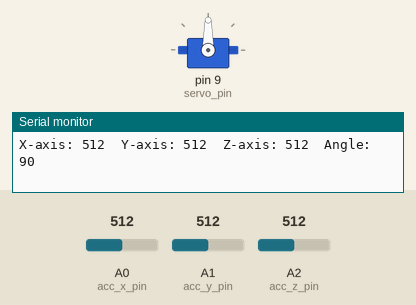
This sketch was run on a simulated Arduino Uno, built with avr-gcc and run on an emulated ATmega328P. Shown: servo, the last lines printed to the serial monitor. Inputs (shaded band) come from the test bench; at power-on: A0 (acc_x_pin) = 512, A1 (acc_y_pin) = 512, A2 (acc_z_pin) = 512.

Above: at 1.2 s.
1.3 s: A0 (acc_x_pin) set to 551
At 1.8 s:
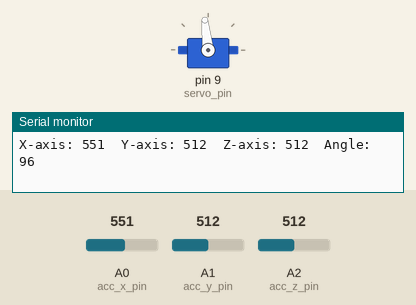
2.8 s: A0 (acc_x_pin) set to 581
At 3.6 s:
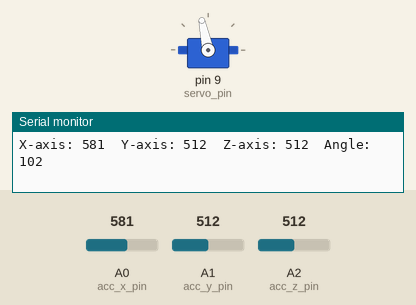
4.3 s: A0 (acc_x_pin) set to 306
At 5.5 s:
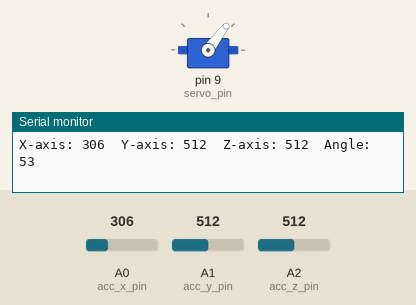
5.8 s: A0 (acc_x_pin) set to 122
At 6.1 s:
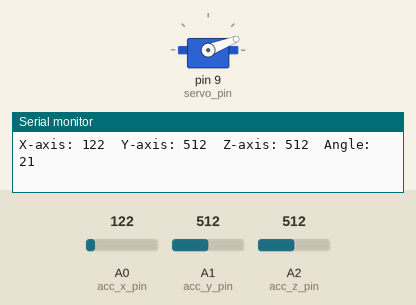
7.3 s: A0 (acc_x_pin) set to 0
At 8.0 s:
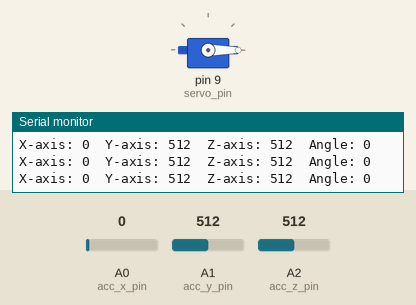
8.8 s: A0 (acc_x_pin) set to 716
At 9.7 s:
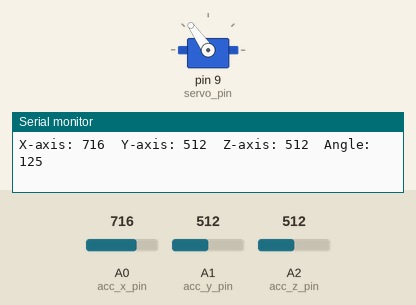
Timing chart, 0 to 11.3 s (numbered marks = the images above; inputs shaded):
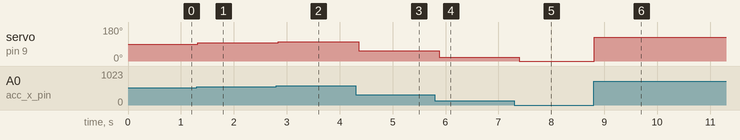

The sketch:

ser_test.ino
```cpp
/*
* Author : Mohd Aman Ansari
* Date : 26/01/2023
* embed
* https://embed.org.in
*/

#include <Servo.h>

Servo myservo; // create servo object to control a servo

int acc_x_pin = A0; // analog input pin for X-axis acceleration
int acc_y_pin = A1; // analog input pin for Y-axis acceleration
int acc_z_pin = A2; // analog input pin for Z-axis acceleration

int servo_pin = 9; // digital pin for servo signal

void setup()
{
  myservo.attach(servo_pin); // attaches the servo on pin 9 to the servo object
  Serial.begin(9600); // start serial communication at 9600 bps
}

void loop()
{
  // read accelerometer values
  int acc_x = analogRead(acc_x_pin);
  int acc_y = analogRead(acc_y_pin);
  int acc_z = analogRead(acc_z_pin);

  // calculate angle from acceleration values
  int angle = map(acc_x, 0, 1023, 0, 180);

  // set servo position based on angle
  myservo.write(angle);

  // print accelerometer values and servo position to serial monitor
  Serial.print("X-axis: ");
  Serial.print(acc_x);
  Serial.print("\tY-axis: ");
  Serial.print(acc_y);
  Serial.print("\tZ-axis: ");
  Serial.print(acc_z);
  Serial.print("\tAngle: ");
  Serial.println(angle);

  delay(100); // wait for 100ms before reading again
}
```

Measured:
- after the input at 1.3 s, servo on pin 9 (servo_pin): 90° → 96° at once
- after the input at 2.8 s, servo on pin 9 (servo_pin): 96° → 102° at once
- after the input at 4.3 s, servo on pin 9 (servo_pin): 102° → 53° after 0.06 s
- after the input at 5.8 s, servo on pin 9 (servo_pin): 53° → 21° after 0.08 s
- after the input at 7.3 s, servo on pin 9 (servo_pin): 21° → 0° after 0.10 s
- after the input at 8.8 s, servo on pin 9 (servo_pin): 0° → 125° at once
